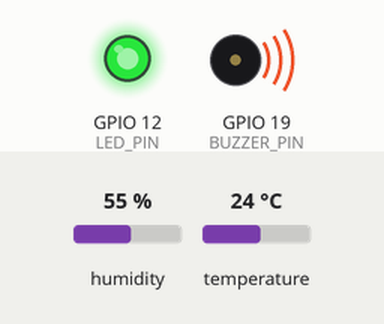
A sketch run on a simulated ESP32. On the bench: output pins drawn as LEDs (lit = HIGH), buzzer (waves = sounding). The inputs (shaded band) are chosen by the test bench; at power-on: humidity 55 %, temperature 24 °C. What the sketch prints to the serial monitor is not drawn.

Above: at 0.2 s.
Timing chart, 0 to 3.0 s (numbered marks = the images above):
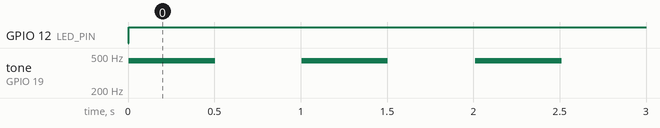

The sketch:

sketch.ino
```cpp
#include <DHT.h>

#define DHTPIN 23
#define DHTTYPE DHT22
#define BUZZER_PIN 19
#define LED_PIN 12

DHT dht(DHTPIN, DHTTYPE);

void setup() {
  Serial.begin(9600);
  pinMode(BUZZER_PIN, OUTPUT);
  pinMode(LED_PIN, OUTPUT);
}

void loop() {
  float temperature = dht.readTemperature();
  float humidity = dht.readHumidity();

  Serial.print("Temperature: ");
  Serial.print(temperature);
  Serial.println("°C");

  Serial.print("Humidity: ");
  Serial.print(humidity);
  Serial.println("%");

  if ((temperature < 25) || (temperature > 30) || (humidity < 70) || (humidity > 90)) {
    digitalWrite(LED_PIN, HIGH);
    tone(BUZZER_PIN, 440, 500);
  } else {
    digitalWrite(LED_PIN, LOW);
    noTone(BUZZER_PIN);
  }

  delay(1000);
}
```

Measured:
- by itself, GPIO 12 (LED_PIN): LOW → HIGH at 0.01 s
- by itself, tone on GPIO 19 (BUZZER_PIN): alternates 440 Hz for 0.50 s and silent for 0.50 s
